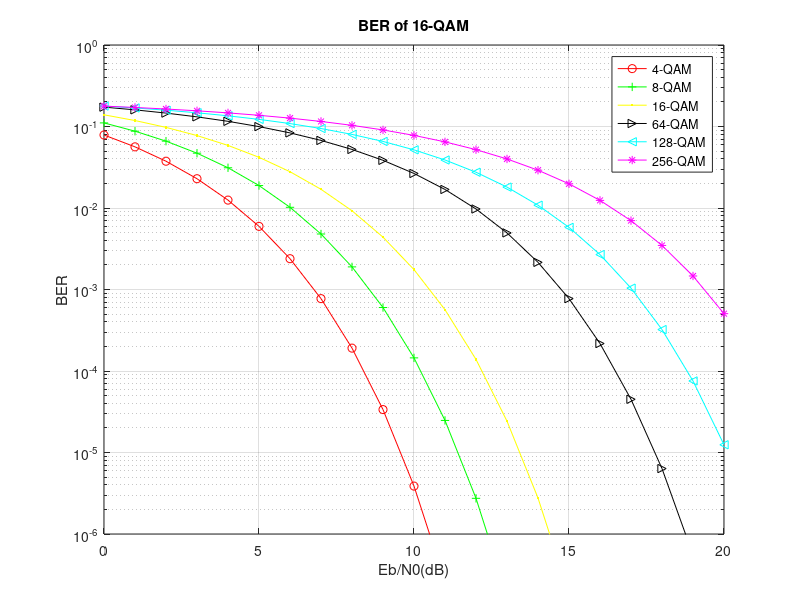

Source code (MATLAB):
clc;close all;clear all;
M=16;
x=(0:M-1);
y=qammod(x,M);
scatterplot(y);
grid on;
%% 
clc;close all;clear all;
M=[4 8 16 64 128 256];

ber_th=[];
for i= 1:length(M)
ber_th1=[];
for EbN0dB=0:20;
    EbN0=10^(EbN0dB/10);
    ber=(1/log2(M(i)))*(2*(1-sqrt(1/M(i)))*erfc(sqrt((3*log2(M(i))*EbN0)/(2*(M(i)-1)))));
    ber_th1=[ber_th1 ber];
end
ber_th=[ber_th;ber_th1];
end
EbN0dB=0:20;
semilogy(EbN0dB,ber_th(1,:),'ro-');hold on
semilogy(EbN0dB,ber_th(2,:),'g+-');hold on
semilogy(EbN0dB,ber_th(3,:),'y.-');hold on
semilogy(EbN0dB,ber_th(4,:),'k>-');hold on
semilogy(EbN0dB,ber_th(5,:),'c<-');hold on
semilogy(EbN0dB,ber_th(6,:),'m*-');hold on
xlabel('Eb/N0(dB)');
ylabel('BER');
title('BER of 16-QAM');
legend('4-QAM','8-QAM','16-QAM','64-QAM','128-QAM','256-QAM');
axis([0 20 10^-6 10^0]); grid on
